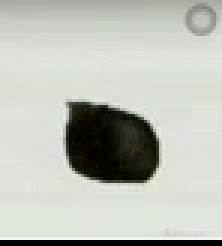
#> input picture frame 8 of screen/cat.mp4, 74 x 82 px (shown 3 times larger)
$ python app_20240124023932.py
#> lines starting #> are read from the running program, lines starting #| are printed output that depends on the picture
# pylint: disable=no-member

import time
from multiprocessing import Pool, cpu_count
import cv2
import sys
from colorama import Style

def process_row(pixel):
    color_codes = ""
    for value in pixel:
        color_code = f"\033[48;2;{value[0]};{value[1]};{value[2]}m"
        reset_color = Style.RESET_ALL
        color_codes += f"{color_code}⠀{reset_color}"
    return color_codes + "\n"

def process_frame(frame):
    pixels = frame
    with Pool(cpu_count()) as pool:
        color_codes_rows = pool.map(process_row, pixels)
    return ''.join(color_codes_rows)

video_path = r"cat.mp4"
cap = cv2.VideoCapture(video_path)

prev_text = ""

while True:
    start_time = time.time()

    ret, frame = cap.read()
#> frame is the input picture: shape (82, 74, 3); mean B, G, R 183.2, 192.1, 187.3
    if not ret:
        break

    text = process_frame(frame)
#> in process_frame, `color_codes_rows = pool.map(process_row, pixels)`: color_codes_rows = 82 items

    # Calculate the number of spaces needed to clear the line
    num_spaces = max(len(text), len(prev_text))
#> num_spaces = 142007

    # Use carriage return and print spaces to clear the line
    sys.stdout.write('\r' + ' ' * num_spaces)
    sys.stdout.write('\r' + text)
    sys.stdout.flush()

    elapsed_time = time.time() - start_time
    time.sleep(max(0, 1 - elapsed_time))

    # Save the current text for the next iteration
    prev_text = text
    while True:
        start_time = time.time()

        ret, frame = cap.read()
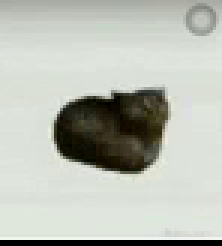
#> input picture frame 9 of screen/cat.mp4, 74 x 82 px (shown 3 times larger)
#> frame is the input picture: shape (82, 74, 3); mean B, G, R 179.7, 189.5, 185.3
        if not ret:
            break

        text = process_frame(frame)

        # Use ANSI escape codes to clear the line and move the cursor to the beginning
        sys.stdout.write("\033[F\033[K")
        sys.stdout.write(text)
        sys.stdout.flush()

        elapsed_time = time.time() - start_time
        time.sleep(max(0, 1 - elapsed_time))

$ run again, starting later in the video
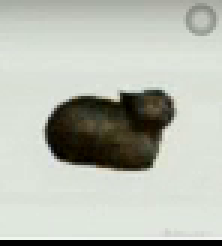
#> input picture frame 38 of screen/cat.mp4, 74 x 82 px (shown 3 times larger)
#> frame is the input picture: shape (82, 74, 3); mean B, G, R 177.9, 187.6, 183.6
#> color_codes_rows = 82 items
#> num_spaces = 141769
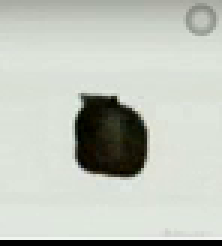
#> input picture frame 39 of screen/cat.mp4, 74 x 82 px (shown 3 times larger)
#> frame is the input picture: shape (82, 74, 3); mean B, G, R 188.3, 197.2, 192.4

$ run again, starting later in the video
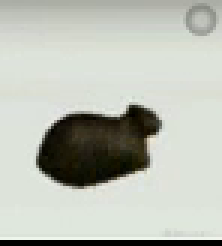
#> input picture frame 68 of screen/cat.mp4, 74 x 82 px (shown 3 times larger)
#> frame is the input picture: shape (82, 74, 3); mean B, G, R 180.4, 189.7, 185.9
#> color_codes_rows = 82 items
#> num_spaces = 142043
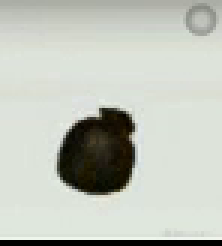
#> input picture frame 69 of screen/cat.mp4, 74 x 82 px (shown 3 times larger)
#> frame is the input picture: shape (82, 74, 3); mean B, G, R 187.2, 196.2, 191.9
